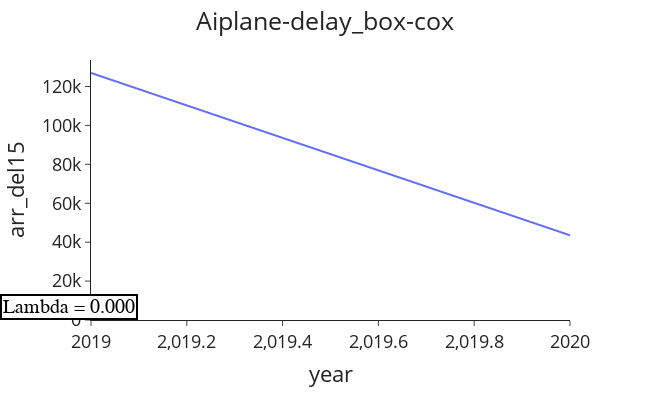

Notebook cell for this chart:
### Markdown cell above
¡Llegó el momento de Box-Cox! 🚀 Esta transformación encontrará el mejor "lambda" (un parámetro mágico ✨) para hacer que los datos de `arr_del15` se parezcan más a una distribución normal.

### Code cell
#Aplicar Box-cox
df_agrupado['box-cox'], lam = boxcox(df_agrupado['arr_del15'])

### Figure 1 — Plotly figure (JSON) as saved in the notebook; plotly's stock layout.template omitted (floating-point values rounded to 4 significant figures)
{"data": [{"hovertemplate": "year=%{x}<br>arr_del15=%{y}<extra></extra>", "legendgroup": "", "line": {"color": "#636efa", "dash": "solid"}, "marker": {"symbol": "circle"}, "mode": "lines", "name": "", "orientation": "v", "showlegend": false, "type": "scatter", "x": [2019, 2020], "xaxis": "x", "y": [126945, 43532], "yaxis": "y"}], "layout": {"annotations": [{"align": "left", "bgcolor": "white", "bordercolor": "black", "borderwidth": 2, "font": {"color": "black", "family": "Courier New, monospace", "size": 20}, "showarrow": false, "text": "Lambda = 0.000", "x": "1952-12-20", "y": 10, "yanchor": "bottom"}], "font": {"size": 18}, "height": 400, "legend": {"tracegroupgap": 0}, "margin": {"t": 60}, "title": {"text": "Aiplane-delay_box-cox", "x": 0.5}, "width": 650, "xaxis": {"anchor": "y", "domain": [0, 1], "title": {"text": "year"}}, "yaxis": {"anchor": "x", "domain": [0, 1], "title": {"text": "arr_del15"}}}}
